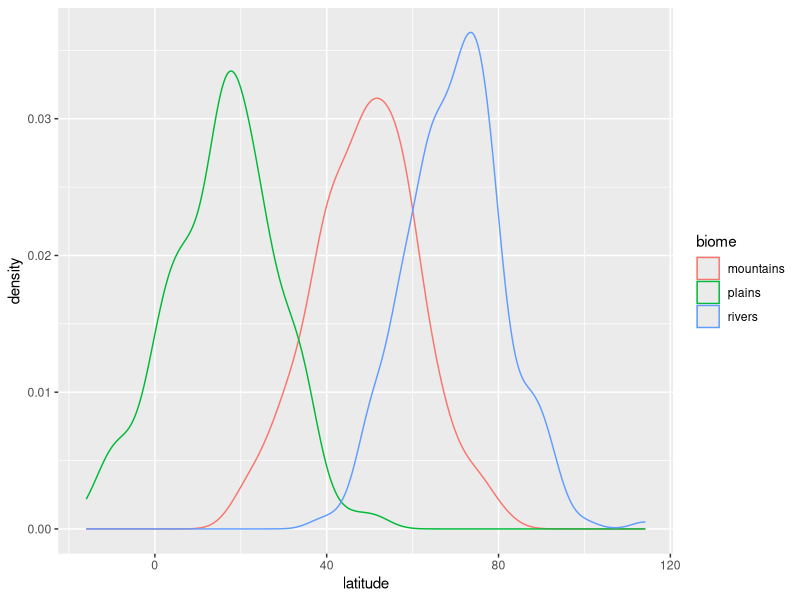
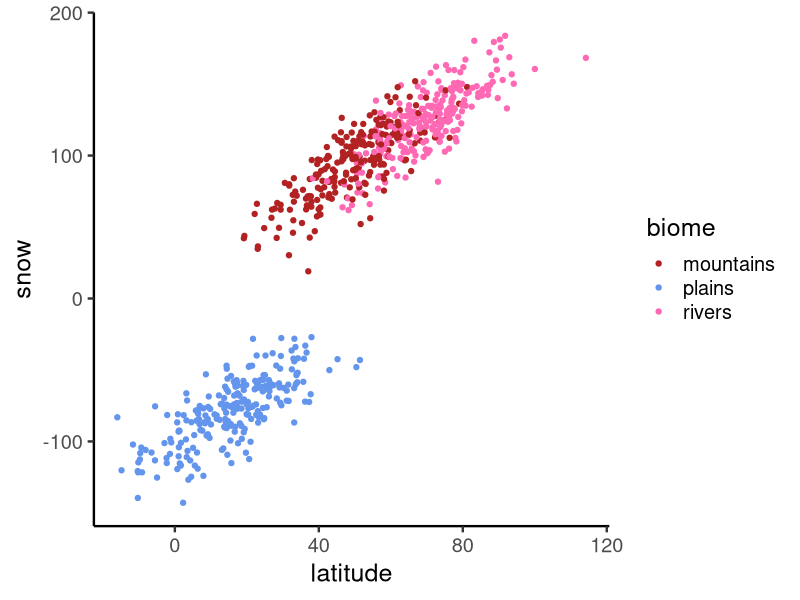
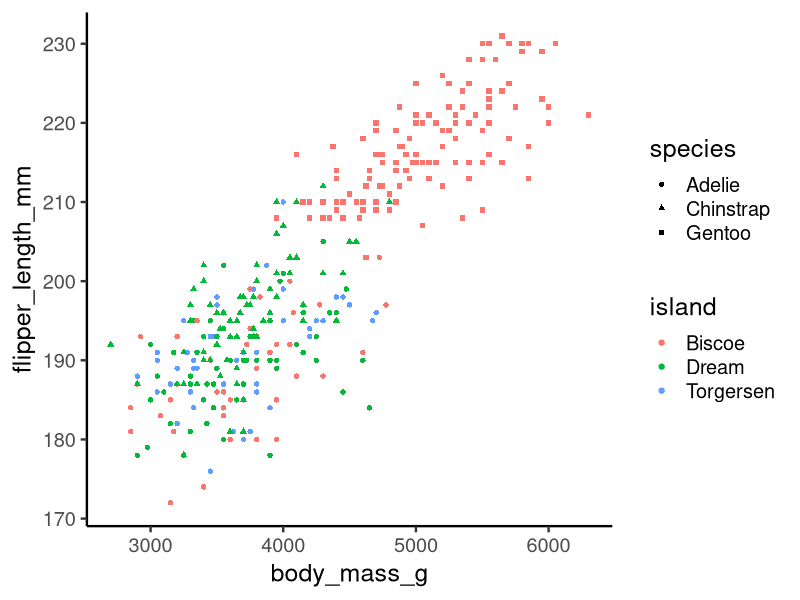

Generate these figures, in order, with R:
## ---- chunk 1
library(tidyverse)
## ---- chunk 2
beta_0 <- 70
beta_1 <- 1.5
beta_2 <- -50
beta_3 <- -120
sigma <- 15
## ---- chunk 3
latitude <- runif(700, min = 0, max = 75)
biome <- sample(c("mountains", "plains", "rivers"), 700, replace = TRUE)
biomePlain <- as.integer(biome == "plains")
biomeRiver <- as.integer(biome == "rivers")
latitude <- rnorm(700, mean = case_when(biome == "mountains" ~ 50,
                                        biome == "plains" ~ 15,
                                        biome == "rivers" ~ 70),
                                         sd = 12)
tibble(latitude, biome) |> 
  ggplot(aes(latitude, color = biome)) +
  geom_density()
## ---- chunk 4
mu <- beta_0 + beta_1 * latitude + beta_2 + beta_3 * biomePlain
snow <- rnorm(700, mean = mu, sd = sigma)
snow_data <- tibble(latitude, biome, snow)
ggplot(snow_data, aes(latitude, snow, color = biome)) +
  geom_point() +
  scale_color_manual(values = c("firebrick", "cornflowerblue", "hotpink")) +
  theme_classic(18)
  
## ---- chunk 5
snow_model_full <- lm(snow ~ latitude + biome, data = snow_data)
summary(snow_model_full)
## ---- chunk 6
snow_model_confused <- lm(snow ~ latitude, data = snow_data)
summary(snow_model_confused)
## ---- chunk 7
library(palmerpenguins)
ggplot(penguins, aes(body_mass_g, flipper_length_mm, color = island, shape = species))+
  geom_point()+
  theme_classic(18) 

#fit lm to more than 1 categorical variable not to be confused with one categorical variable with multiple categories
penguin_model <- lm(flipper_length_mm ~ body_mass_g + island + species, data = penguins) 
summary(penguin_model)
